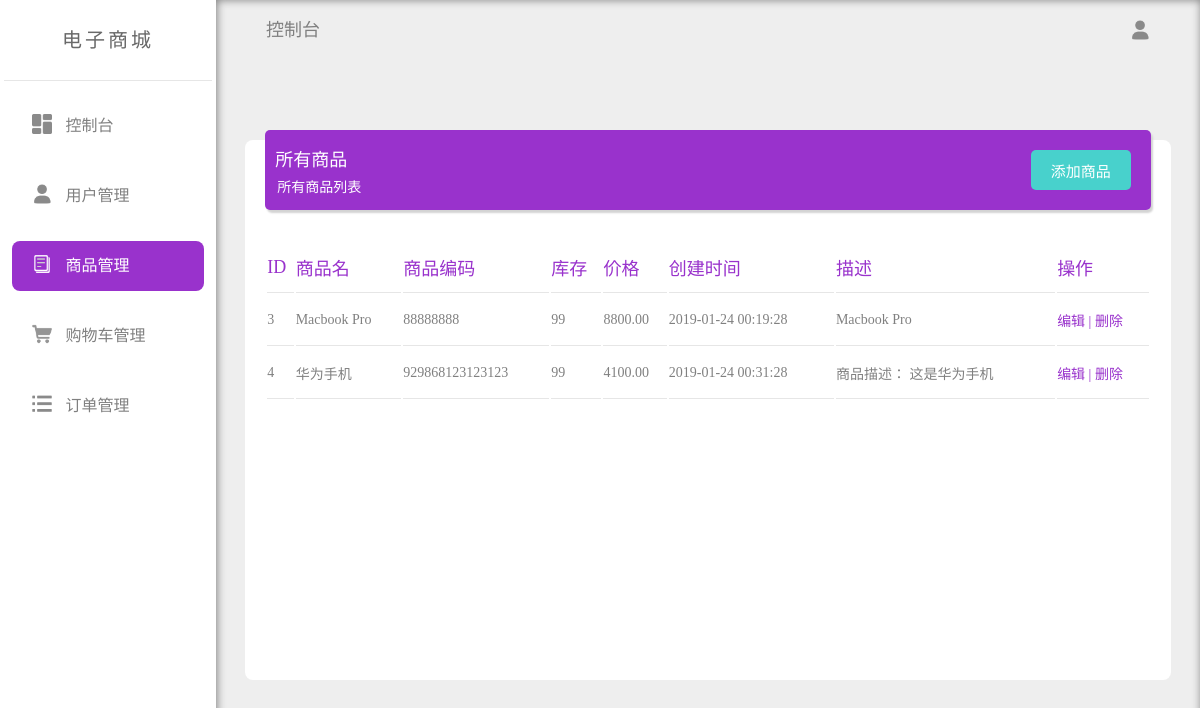
The page /backend/admin/product.php (signed in) on the database its author committed.
### tables this page shows
CREATE TABLE `lxy_product` (
  `id` int unsigned NOT NULL AUTO_INCREMENT,
  `name` varchar(200) NOT NULL DEFAULT '',
  `code` varchar(100) NOT NULL DEFAULT '',
  `description` text,
  `stock` int unsigned NOT NULL DEFAULT '0',
  `price` decimal(10,2) unsigned NOT NULL DEFAULT '0.00',
  `created_at` datetime NOT NULL DEFAULT CURRENT_TIMESTAMP,
  PRIMARY KEY (`id`)
);

### backend/db.func.php (called while the page is built, shortened)
<?php
function connect(){
	$mysqli=mysqli_connect(HOST,USER,PASSWORD);
	mysqli_select_db($mysqli, DB);
	mysqli_set_charset($mysqli,'utf8');
	return $mysqli;
}
function query($sql){
	$mysqli=connect();
	$result=mysqli_query($mysqli,$sql);
	$data=[];
	if($result&&mysqli_num_rows($result)>0){
		while($res=mysqli_fetch_assoc($result)){
			$data[]=$res;
		}
	}
	return $data;
}
?>

### backend/admin/product.php (the view, shortened to what this page needs)
<?php
require '../db.func.php';
require 'header.php';
$sql="SELECT id,name,code,description,stock,price,created_at
FROM lxy_product";
$users=query($sql);
?>
<div class="content">
  <div class="table_card">
    <div class="table_desc">
      <div class="desc1">所有商品</div>
      <div class="desc2">所有商品列表</div>
      <a href="product_add.php"><button>添加商品</button></a>
    </div>
    <div class="table">
      <table>
        <thead>
          <th>
            ID
          </th>
          <th>
            商品名
          </th>
          <th>
            商品编码
          </th>
          <th>
            库存
          </th>
          <th>
            价格
          </th>
          <th>
            创建时间
          </th>
          <th>
            描述
          </th>
          <th>
            操作
          </th>
        </thead>
        <tbody>
        <?php if(!empty($users)):?>
            <?php foreach($users as $user):?>
          <tr>
            <td>
            <?php echo $user['id'];?>
            </td>
            <td>
            <?php echo $user['name'];?>
            </td>
            <td>
            <?php echo $user['code'];?>
            </td>
            <td>
            <?php echo $user['stock'];?>
            </td>
            <td>
            <?php echo $user['price'];?>
            </td>
            <td>
            <?php echo $user['created_at'];?>
            </td>
            <td>
            <?php echo $user['description'];?>
            </td>
            <td>
              <a href="product_edit.php?id=<?php echo $user['id'];?>">编辑 |</a>
              <a href="product_del.php?id=<?php echo $user['id'];?>">删除 </a>
            </td>
          </tr>
          <?php endforeach;?>
          <?php endif;?>
        </tbody>
      </table>
    </div>
  </div>
</div>
</div>
</div>
</body>
</html>

### backend/admin/assets/css/common.css (style rules this page uses)
* { padding: 0; margin:0; font-family: "微软雅黑Light"; }
body { overflow: hidden; }
a { text-decoration: none; color: #808080; }
.container .main .content { width: 100%; margin-top:80px; }
.container .main .content .table_card { width: 90%; height: 500px; margin:auto; background-color: #ffffff; border-radius: 8px; padding: 20px; position: relative; }
.container .main .content .table_card .table_desc { width:100%; height: 80px; background-color: #9932CC; border-radius: 5px; color: #ffffff; position: relative; top:-30px; box-shadow: 2px 3px 2px #D3D3D3; padding: 10px; box-sizing: border-box; }
.container .main .content .table_card .table_desc .desc1 { font-size: 18px; margin-top: 5px; }
.container .main .content .table_card .table_desc .desc2 { font-size: 14px; margin-top: 5px; padding-left: 2px; }
.container .main .content .table_card .table_desc button { width: 100px; height: 40px; background-color: #48D1CC; color: #ffffff; font-size: 15px; border-radius: 5px; border:none; position: absolute; top:20px; right: 20px; }
.container .main .content .table_card .table { width: 100%; height: 400px; position: relative; overflow: auto; }
.container .main .content .table_card .table table { width: 100%; margin:auto; text-align: left; boder:none; }
.container .main .content .table_card .table table th { height: 50px; font-weight: 200; font-size: 18px; color:#9932CC; border-bottom:1px solid #E6E6E6; vertical-align: center; }
.container .main .content .table_card .table table td { height: 50px; font-weight: 100; font-size: 14px; color:#808080; border-bottom:1px solid #E6E6E6; vertical-align: center; }
.container .main .content .table_card .table table td a { color: #9932CC; }

### rows shown on the page
lxy_product: id "3", name "Macbook Pro", code "88888888", stock "99", price "8800.00", created_at "2019-01-24 00:19:28", description "Macbook Pro"
lxy_product: id "4", name "华为手机", code "929868123123123", stock "99", price "4100.00", created_at "2019-01-24 00:31:28", description "商品描述： 这是华为手机"
